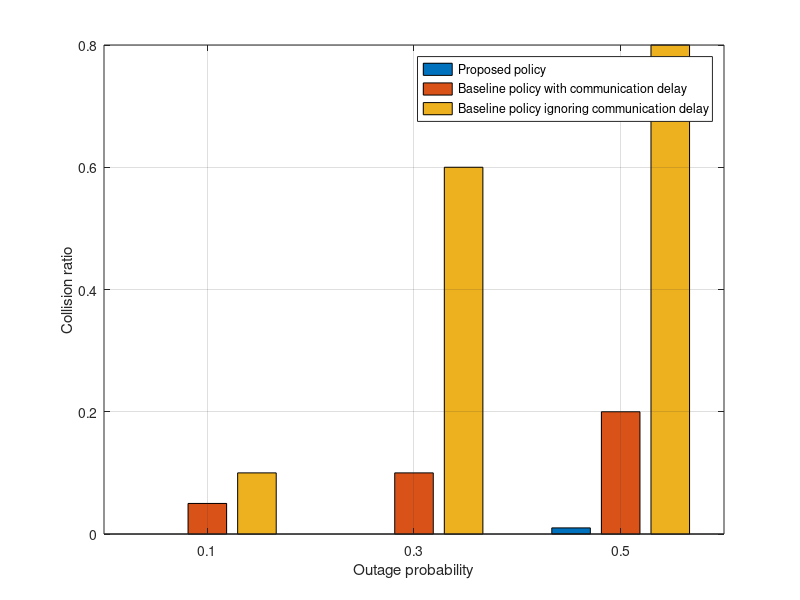

Reproduce this figure in MATLAB.


clc
clear;
close all;
tic;
%%  massive mimo downlink system under AM framework 
%%  minmax method to settle throughput value of Rs

load('basedline.mat','ratio1');
ratio = [0 0 0 0.01 0.01 0.1 0.1 0.1];
ratio2 = [0.05 0.08 0.1 0.1 0.2 0.1 0.1 0.2];
ratio1 = [0.1 0.6 0.6 0.8 0.8 1 1 1]

X = [0.1 0.3 0.5];  % x_label 
data = [ratio(1) ratio2(1) ratio1(1); ratio(3) ratio2(3) ratio1(3); ratio(5) ratio2(5) ratio1(5)]; 
%Y = [ratio(3) ratio(5) ratio(7) ratio1(3) ratio1(5) ratio1(7)];
b = bar(data);
ch = get(b,'children');
%set(ch,'FaceVertexCData',[1 0 1; 0 0 0;]);
set(gca,'XTickLabel',{'0.1','0.3','0.5'});
legend('Proposed policy','Baseline policy with communication delay','Baseline policy ignoring communication delay');
xlabel('Outage probability');
ylabel('Collision ratio');
grid on; 
toc;